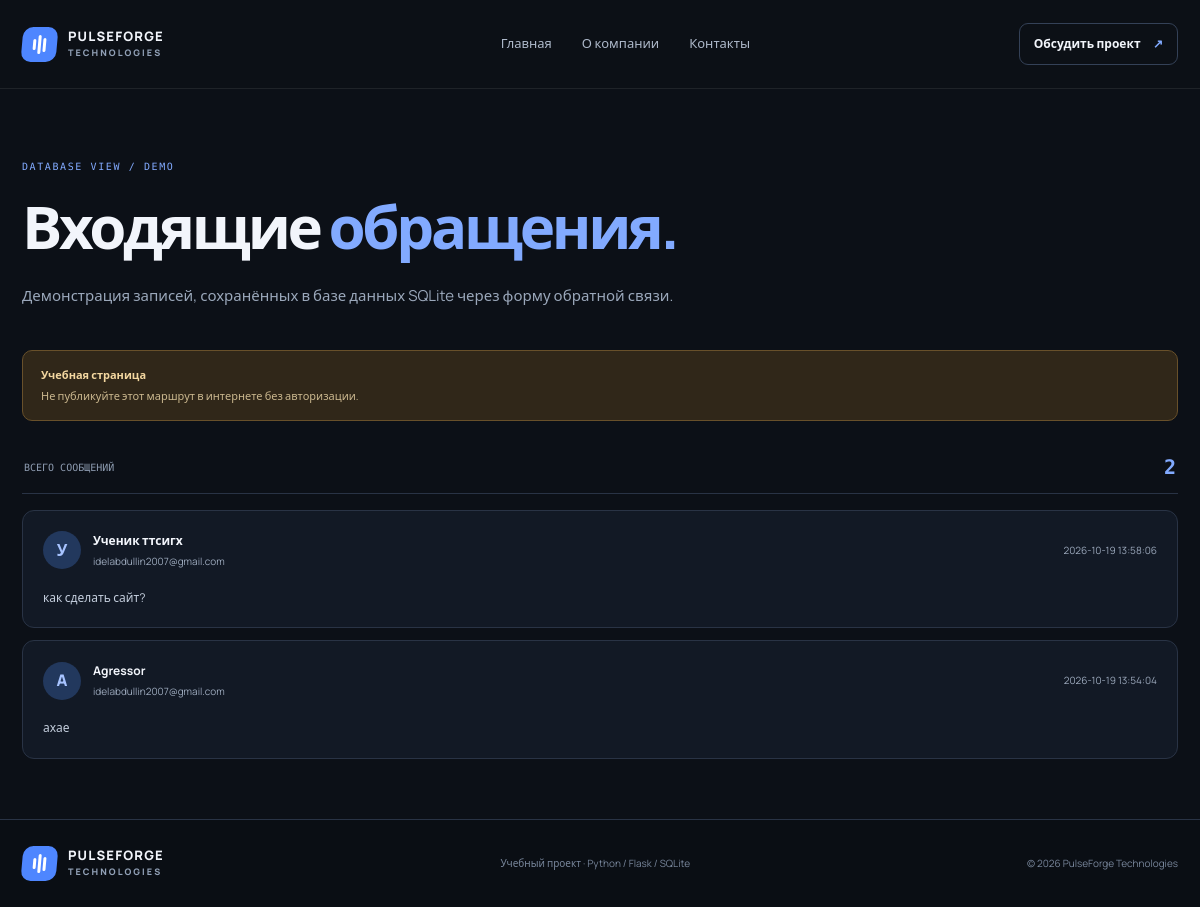
The page /admin on the database its author committed.
### tables this page shows
CREATE TABLE messages (
                id INTEGER PRIMARY KEY AUTOINCREMENT,
                name TEXT NOT NULL,
                email TEXT NOT NULL,
                message TEXT NOT NULL,
                created_at TIMESTAMP DEFAULT CURRENT_TIMESTAMP
            );

### app.py (the view)
@app.route("/admin")
def admin():
    with get_db() as db:
        messages = db.execute(
            "SELECT * FROM messages ORDER BY created_at DESC"
        ).fetchall()
    return render_template("admin.html", messages=messages)

### app.py (called while the page is built)
def get_db():
    connection = sqlite3.connect(DB_PATH)
    connection.row_factory = sqlite3.Row
    return connection

### templates/admin.html (shortened to what this page needs)
{% extends "base.html" %}
{% block content %}
<section class="page-hero compact">
  <p class="eyebrow">DATABASE VIEW / DEMO</p>
  <h1>Входящие <span>обращения.</span></h1>
  <p class="hero-description">Демонстрация записей, сохранённых в базе данных SQLite через форму обратной связи.</p>
</section>
<div class="admin-warning"><strong>Учебная страница</strong><span>Не публикуйте этот маршрут в интернете без авторизации.</span></div>
{% if messages %}
  <div class="inbox-head"><span>ВСЕГО СООБЩЕНИЙ</span><strong>{{ messages|length }}</strong></div>
  <div class="inbox-list">
  {% for item in messages %}
    <article class="inbox-card">
      <div class="inbox-card-top"><div class="avatar">{{ item.name[:1]|upper }}</div><div class="sender"><strong>{{ item.name }}</strong><span>{{ item.email }}</span></div><time>{{ item.created_at }}</time></div>
      <p>{{ item.message }}</p>
    </article>
  {% endfor %}
  </div>
{% else %}
  <div class="empty-state"><div class="empty-icon">↗</div><h2>Пока нет обращений</h2><p>Перейдите в раздел «Контакты» и отправьте тестовое сообщение. Оно появится здесь после сохранения в SQLite.</p><a class="button button-primary" href="{{ url_for('contact') }}">Открыть форму</a></div>
{% endif %}
{% endblock %}

### templates/base.html (shortened to what this page needs)
<!doctype html>
<html lang="ru">
<head>
  <link rel="stylesheet" href="{{ url_for('static', filename='style.css') }}">
</head>
<body>
<header class="topbar">
  <div class="container nav-wrap">
    <a class="brand" href="{{ url_for('index') }}" aria-label="PulseForge Technologies — главная">
      <span class="brand-mark"><span></span><span></span><span></span></span>
      <span class="brand-name">PULSEFORGE<small>TECHNOLOGIES</small></span>
    </a>
    <nav class="main-nav">
      <a href="{{ url_for('index') }}">Главная</a>
      <a href="{{ url_for('about') }}">О компании</a>
      <a href="{{ url_for('contact') }}">Контакты</a>
    </nav>
    <a class="nav-cta" href="{{ url_for('contact') }}">Обсудить проект <span>↗</span></a>
  </div>
</header>
<main class="container main-content">
  {% block content %}{% endblock %}
</main>
<footer class="footer">
  <div class="container footer-inner">
    <a class="brand footer-brand" href="{{ url_for('index') }}">
      <span class="brand-mark"><span></span><span></span><span></span></span>
      <span class="brand-name">PULSEFORGE<small>TECHNOLOGIES</small></span>
    </a>
    <p>Учебный проект · Python / Flask / SQLite</p>
    <span>© 2026 PulseForge Technologies</span>
  </div>
</footer>
</body>
</html>

### static/style.css (style rules this page uses)
:root { --bg:#0c1017;--surface:#121925;--surface2:#182231;--line:#293345;--text:#f2f5fb;--muted:#9ba8bb;--blue:#4e86ff;--blue2:#82aaff;--green:#6fe0b0;--radius:16px }
* { box-sizing:border-box }
html { scroll-behavior:smooth }
body { margin:0;background:var(--bg);color:var(--text);font-family:Manrope,Segoe UI,Arial,sans-serif;line-height:1.65 }
a { color:inherit;text-decoration:none }
.container { width:min(1160px,calc(100% - 44px));margin:0 auto }
.topbar { border-bottom:1px solid rgba(255,255,255,.08);background:rgba(12,16,23,.94) }
.nav-wrap { min-height:88px;display:flex;align-items:center;justify-content:space-between;gap:28px }
.brand { display:flex;align-items:center;gap:11px;min-width:210px }
.brand-mark { width:35px;height:35px;border-radius:10px;background:var(--blue);display:flex;align-items:center;justify-content:center;gap:2px;transform:skew(-5deg) }
.brand-mark span { display:block;width:3px;border-radius:5px;background:white }
.brand-mark span:nth-child(1) { height:11px }
.brand-mark span:nth-child(2) { height:19px }
.brand-mark span:nth-child(3) { height:14px }
.brand-name { font-size:13px;font-weight:800;letter-spacing:.09em;line-height:1.2 }
.brand-name small { display:block;font-size:9px;letter-spacing:.23em;color:#91a0b6;margin-top:4px }
.main-nav { display:flex;align-items:center;gap:30px }
.main-nav a { font-size:13px;color:#aeb9ca;transition:color .2s }
.nav-cta { border:1px solid #344157;border-radius:9px;padding:10px 14px;font-size:12px;font-weight:700;white-space:nowrap }
.nav-cta span,.button span { margin-left:10px;color:var(--blue2) }
.main-content { min-height:70vh }
.eyebrow { font-family:'DM Mono',Consolas,monospace;font-size:10px;letter-spacing:.16em;color:var(--blue2);margin:0 0 18px }
h1,h2,h3,p { margin-top:0 }
h1 { font-size:clamp(42px,5.4vw,68px);letter-spacing:-.055em;line-height:1.08;margin-bottom:24px;font-weight:800 }
h1 span,h2 span { color:var(--blue2) }
.hero-description { font-size:15px;line-height:1.85;color:var(--muted);max-width:540px }
.footer { border-top:1px solid var(--line);background:#0a0e14 }
.footer-inner { display:flex;align-items:center;justify-content:space-between;gap:22px;padding:26px 0;flex-wrap:wrap }
.footer p,.footer-inner>span { font-size:10px;color:#78869b;margin:0 }
.footer-brand { min-width:unset }
.page-hero { padding:70px 0 38px;max-width:850px }
.page-hero h1 { font-size:clamp(42px,5vw,60px) }
.page-hero .hero-description { max-width:670px }
.page-hero.compact { padding-bottom:25px }
.admin-warning { display:flex;flex-direction:column;gap:3px;background:#302719;border:1px solid #68502a;border-radius:10px;padding:15px 18px;color:#f3d7a0;font-size:11px;margin-bottom:20px }
.admin-warning span { color:#cbb88f }
.inbox-head { display:flex;justify-content:space-between;align-items:center;border-bottom:1px solid var(--line);padding:14px 2px;color:#8e9cb1;font:10px 'DM Mono',monospace }
.inbox-head strong { font-size:20px;color:var(--blue2) }
.inbox-list { display:grid;gap:12px;margin:16px 0 60px }
.inbox-card { padding:20px;background:var(--surface);border:1px solid var(--line);border-radius:12px }
.inbox-card-top { display:flex;align-items:center;gap:12px }
.avatar { width:38px;height:38px;display:grid;place-items:center;border-radius:50%;background:#22385d;color:#a7c3ff;font-weight:800 }
.sender { display:flex;flex-direction:column;gap:2px;flex:1 }
.sender strong { font-size:12px }
.sender span,.inbox-card time { font-size:10px;color:var(--muted) }
.inbox-card p { font-size:12px;color:#c4cedd;margin:18px 0 0;white-space:pre-wrap;overflow-wrap:anywhere }

### rows shown on the page
messages: name "У", name "Ученик ттсигх", email "idelabdullin2007@gmail.com", created_at "2026-10-19 13:58:06", message "как сделать сайт?"
messages: name "A", name "Agressor", email "idelabdullin2007@gmail.com", created_at "2026-10-19 13:54:04", message "ахае"

### other values the page prints
{{ messages|length }} "2"
